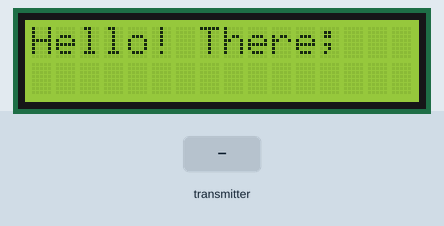
A sketch run on a simulated Arduino Uno, built with avr-gcc and run on an emulated ATmega328P. Parts: 16×2 character LCD. The inputs (shaded band) are chosen by the test bench. No radio packets arrive unless stated; what the sketch prints to the serial monitor is not drawn.

Above: at 0.1 s.
2.3 s: the transmitter starts sending inches = 0
At 3.5 s:
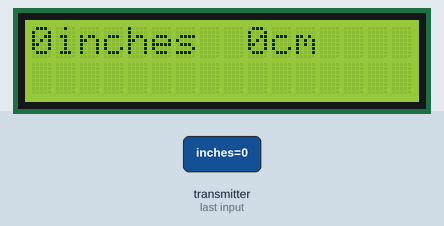
3.8 s: the transmitter starts sending cm = 256
At 4.2 s:
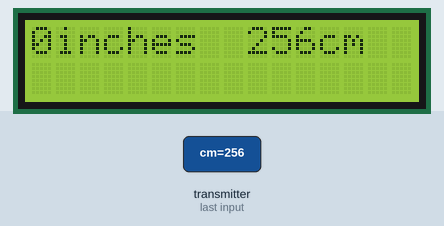
5.3 s: the transmitter starts sending inches = 1023
At 6.5 s:
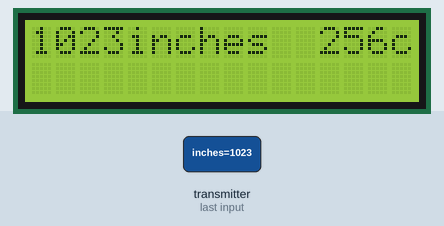
6.8 s: the transmitter starts sending cm = 512
At 7.8 s:
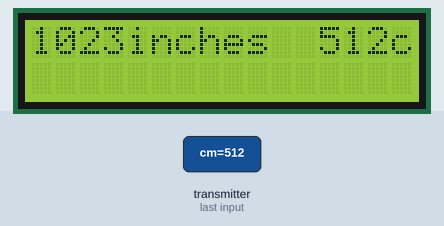
8.3 s: the transmitter starts sending cm = 1023
At 9.0 s:
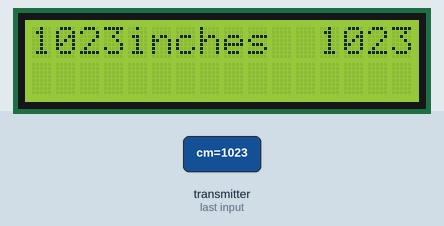
9.8 s: the transmitter starts sending inches = 256
At 11.3 s:
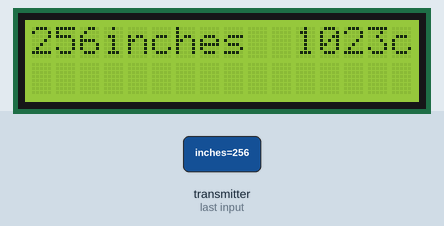
Timing chart, 0 to 12.3 s (numbered marks = the images above; inputs shaded):
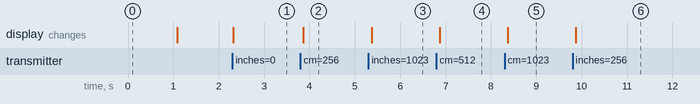

Measured:
- after the input at 2.3 s, the display: changes at once (image 1)
- after the input at 3.8 s, the display: changes after 0.07 s (image 2)
- after the input at 5.3 s, the display: changes after 0.07 s (image 3)
- after the input at 6.8 s, the display: changes after 0.07 s (image 4)
- after the input at 8.3 s, the display: changes after 0.07 s (image 5)
- after the input at 9.8 s, the display: changes after 0.07 s (image 6)

The sketch:

Receiving_ultrasonic_data_Radio_.ino
```cpp
#include <SPI.h>
#include <nRF24L01.h>
#include <RF24.h>
#include <LiquidCrystal_I2C.h>

#define CE_PIN 7
#define CSN_PIN 8

LiquidCrystal_I2C lcd(0x27,16,2);
RF24 radio(CE_PIN,CSN_PIN);
const uint64_t pipe = 0xE8E8F0F0E1LL;


struct Type_of_distance {
  long inches;
  long cm;
};
Type_of_distance TD;


void setup() {
  Serial.begin(9600);
    radio.begin();
    lcd.init();
    lcd.backlight();
    radio.openReadingPipe (1,pipe);
    radio.setPALevel(RF24_PA_MIN);
    radio.startListening();
    lcd.setCursor(0,0);
    lcd.print("Hello! There;");

    delay(1000);
    lcd.clear();


}

void loop() {
  if (radio.available()) {
     lcd.setCursor(0,0);
     lcd.print(TD.inches);
     lcd.print("inches");
     lcd.print("  ");
     lcd.print(TD.cm);
     lcd.print("cm");
     lcd.print("    ");


    radio.read(&TD,sizeof(TD));
    Serial.print(TD.inches);
    Serial.print("inches");
    Serial.print(TD.cm);
    Serial.print("cm");
    Serial.println();
  }
}
void Runtxt() {
  int i;

     for (i=16; i>=0; i--)
     {lcd.setCursor(0,1);
      lcd.print("I'm here to measure something");
       lcd.scrollDisplayLeft();
        delay(250);
     }
     }
```
